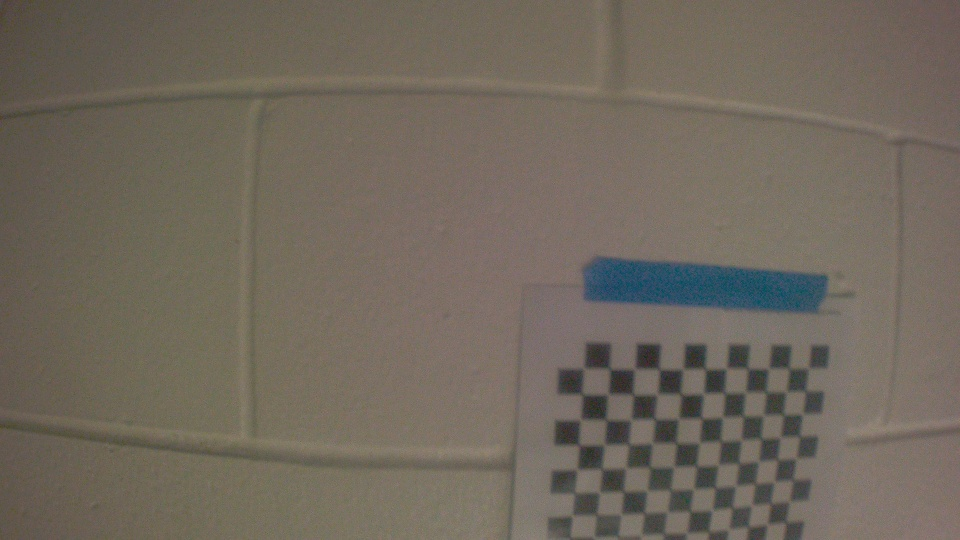
#> input picture Data/Calibration/calibrationCode/Real_Camera/Calibration/0010.jpg, 960 x 540 px, given as the content of the folder /home/yehia/Launch_4152022/Frames, which was not available
$ python cameraCalibration.py
#> lines starting #> are read from the running program, lines starting #| are printed output that depends on the picture; after the words box and inside, x2 and y2 are one past the last pixel; in counts of white or black regions, pixels touching at a corner belong together; long printed decimals are rounded; pictures that were not available may be replaced by others from this repository, and a replacement may not be noted
import numpy as np
import cv2 as cv
import glob
import sys
chessboardSize= (14,11)#chessboardSize= (24,17)
frameSize=(1440, 1080)
if sys.platform== 'linux':
    folder='/home/yehia/Launch_4152022/Frames/*.jpg'
    saveFileName='/home/yehia/opencvstuff/CameraParams2.npz'
else:
    #folder=r'C:\Users\L42ARO\Documents\USF\SOAR\NSL_ComputerVisionStuff\Data\Calibration\calibrationCode\*.png'
    folder=r'C:\Users\L42ARO\Documents\USF\SOAR\NSL_ComputerVisionStuff\Data\Calibration\calibrationCode\Real_Camera\Calibration\*.jpg'
    saveFileName=r'C:\Users\L42ARO\Documents\USF\SOAR\NSL_ComputerVisionStuff\Data\Calibration\CameraParams2.npz'


criteria=(cv.TermCriteria_EPS+cv.TermCriteria_MAX_ITER,30,0.001)

objp= np.zeros((chessboardSize[0]*chessboardSize[1],3),np.float32)
objp[:,:2]=np.mgrid[0:chessboardSize[0],0:chessboardSize[1]].T.reshape(-1,2)

objpoints=[]
imgpoints=[]
images= glob.glob(folder)
for image in images:
    print(image)
    img=cv.imread(image)
#> img is the input picture: shape (540, 960, 3); mean B, G, R 93, 104.2, 112.5
    gray=cv.cvtColor(img,cv.COLOR_BGR2GRAY)
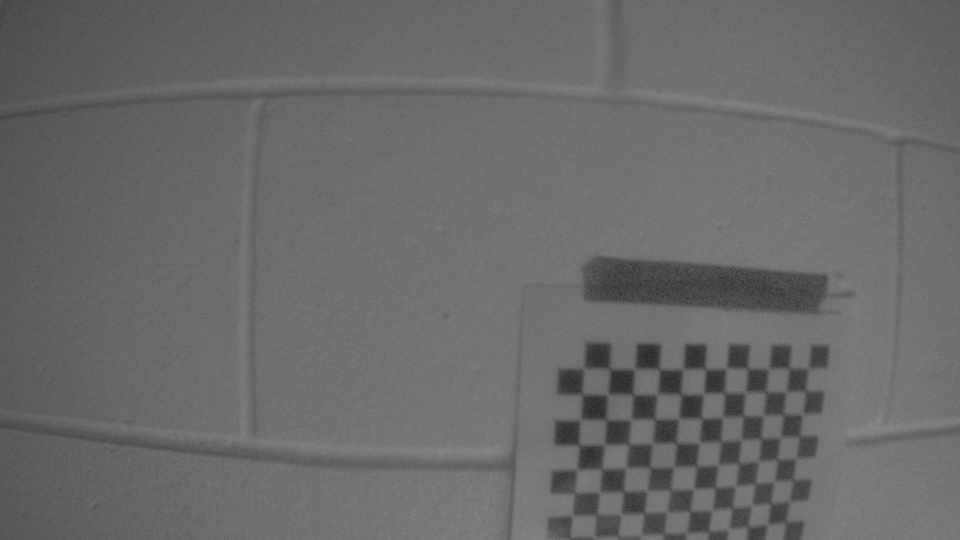
#> gray: shape (540, 960); min 34, max 140, mean 105.4
    ret, corners=cv.findChessboardCorners(gray,chessboardSize,None)
#> ret = False; corners = None
    print(ret)
#| False
    if ret==True:
        objpoints.append(objp)
        corners2=cv.cornerSubPix(gray,corners,(11,11),(-1,-1),criteria)
        imgpoints.append(corners2)
        try:
            cv.drawChessboardCorners(img,chessboardSize,corners2,ret)
            cv.imshow('img',img)
            cv.waitKey(1000)
        except:
            print("Couldn't display IMGS")

cv.destroyAllWindows()

#> (the run stopped early here; a loop or call above may not have finished)

$ run again, on Data/Calibration/calibrationCode/Real_Camera/Calibration/0103.jpg
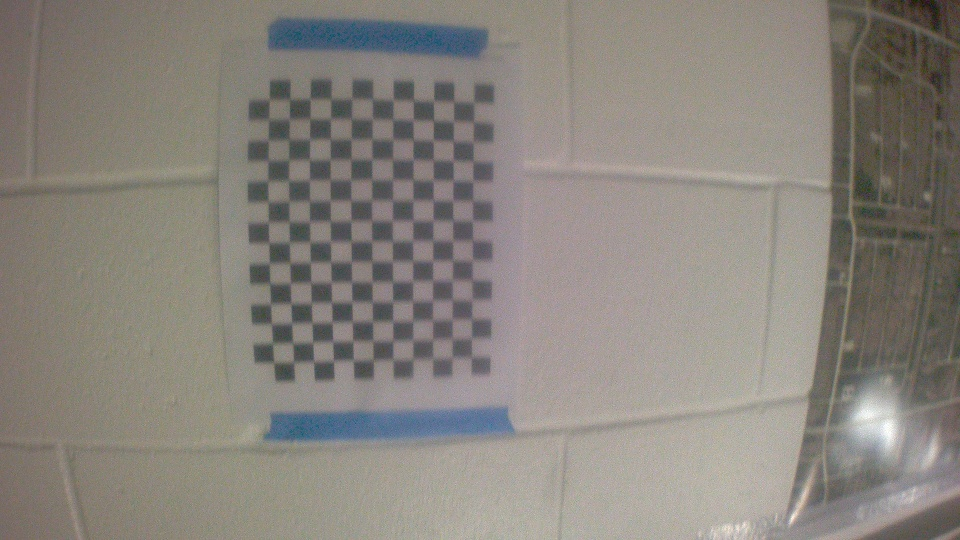
#> input picture Data/Calibration/calibrationCode/Real_Camera/Calibration/0103.jpg, 960 x 540 px, given as the content of the folder /home/yehia/Launch_4152022/Frames, which was not available
#> img is the input picture: shape (540, 960, 3); mean B, G, R 124.9, 131.8, 137
#> `gray=cv.cvtColor(img,cv.COLOR_BGR2GRAY)`:
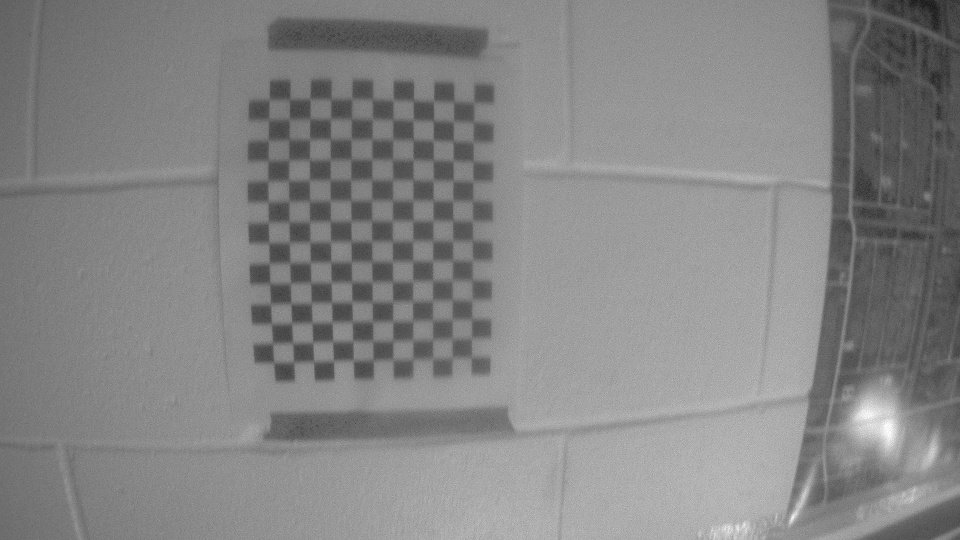
#> gray: shape (540, 960); min 20, max 254, mean 132.6
#> `ret, corners=cv.findChessboardCorners(gray,chessboardSize,None)`: ret = True; corners = 154 rows, first 8: [474.3, 103.8], [473.5, 122], [472.5, 141.5], [473.4, 160.4], [473, 181], [473, 200], [472.2, 220.2], [472.4, 240.3]
#| True
#> corners2 = 154 rows, first 8: [473.6, 102.5], [473.5, 121.6], [473.2, 141.7], [472.9, 160.8], [472.9, 180.8], [472.5, 200.6], [472.3, 220.6], [472.4, 240.2]
#> `cv.drawChessboardCorners(img,chessboardSize,corners2,ret)`:
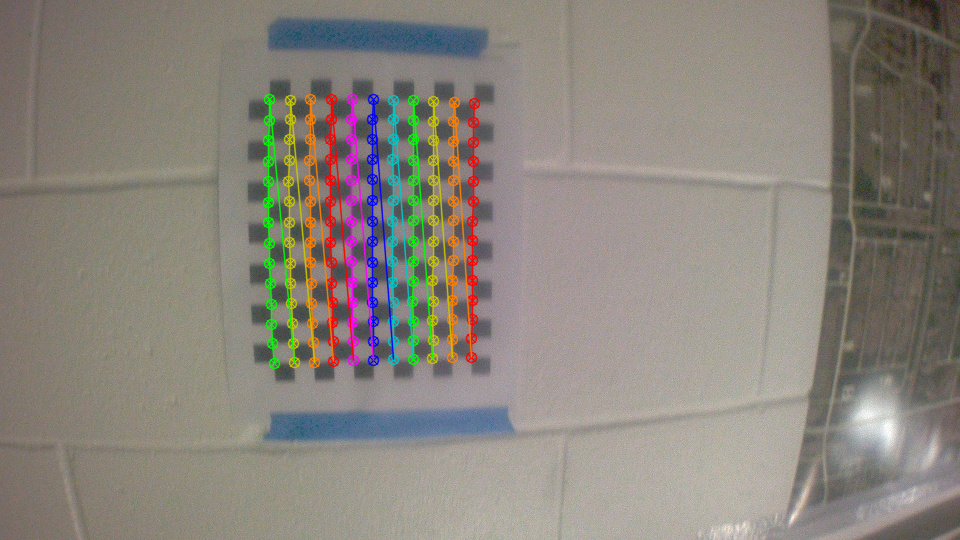
#> img: shape (540, 960, 3); 5.19% of pixels changed, all inside (x1, y1, x2, y2) = (262, 93, 481, 370)
#> `ret, mtx, dist, rvecs, tvecs=cv.calibrateCamera(objpoints,imgpoints,gr..`: ret = 0.324; mtx = [[679.3, 0, 496], [0, 685.5, 284.5], [0, 0, 1]]; dist = [[-0.571, 1.06, -0.000223, -0.0363, -2.25]]; rvecs = ([-0.0409, -0.3, 1.56],); tvecs = ([-1.05, -9.1, 33.07],)
#| CameraCalibrated:  0.3244
#| CameraMatrix:
#|  [[679.256   0.         496.048]
#|  [  0.         685.493  284.538]
#|  [  0.           0.           1.        ]]
#| DistCoeffs:
#|  [[-5.70585253e-01  1.05896478e+00 -2.23019660e-04 -3.63238879e-02
#|   -2.24512234e+00]]
#| RrotationVectors:
#|  (array([[-0.04087],
#|        [-0.2996 ],
#|        [ 1.561]]),)
#| TranslationVectors:
#|  (array([[-1.052],
#|        [-9.104],
#|        [33.068]]),)
